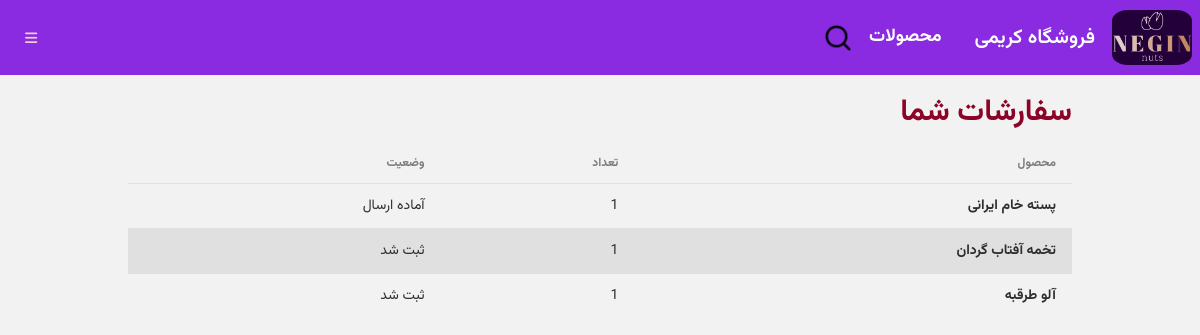
The page /orderList (signed in) on the database its author committed.
### Management/models.py (models this page shows, shortened)
class Order(models.Model):
    username = models.ForeignKey(CustomUser, on_delete=models.CASCADE, verbose_name="سفارش دهنده")
    product = models.ForeignKey(InventoryProduct, on_delete=models.CASCADE, verbose_name="محصول")
    quantity = models.PositiveIntegerField(blank=False, verbose_name="تعداد")
    SUBMITTED = 'ثبت شد'
    READY_TO_SEND = 'آماده ارسال'
    STATUS_CHOICES = [
        (SUBMITTED, 'ثبت شد'),
        (READY_TO_SEND, 'آماده ارسال'),
    ]
    status = models.CharField(max_length=20, choices=STATUS_CHOICES, default=SUBMITTED, verbose_name="وضعیت")

class InventoryProduct(models.Model):
    name = models.ForeignKey(Product, on_delete=models.CASCADE, verbose_name="نام")
    inventory = models.ForeignKey(Inventory, on_delete=models.CASCADE, verbose_name="انبار")
    quantity = models.PositiveIntegerField(blank=False, verbose_name="تعداد")

class Product(models.Model):
    image=models.ImageField(upload_to='image/', verbose_name="عکس")
    name = models.CharField(max_length=200, db_index=True,verbose_name="نام")
    price = models.IntegerField(verbose_name="قیمت")
    quantity = models.PositiveIntegerField(verbose_name="مقدار هر بسته به گرم")
    category = models.ForeignKey(Category,related_name='products', on_delete=models.CASCADE, verbose_name="دسته بندی")
    def __str__(self):
      return self.name

### Management/views.py (the view)
# urls.py: path('orderList', UserOrderListView.as_view(), name='orderList'),
class UserOrderListView(LoginRequiredMixin, ListView):
    model = Order
    template_name= 'userOrderList.html'
    def get_queryset(self):
        return Order.objects.filter(username=self.request.user)

### templates/userOrderList.html
{% extends 'navs.html' %}
{% block content %}
<div class="p-5 space-y-3">
        <div class="grow font-bold text-3xl text-primary">سفارشات شما</div>
    <div class="overflow-x-auto">
        <table class="table table-zebra">
          <thead>
            <tr>
              <th>محصول</th>
              <th>تعداد</th>
              <th>وضعیت</th>
            </tr>
          </thead>
          <tbody>
          {% for p in object_list %}
            <tr>
              <th>{{ p.product.name }}</th>
              <td>{{ p.quantity }}</td>
              <td>{{ p.status }}</td>
            </tr>
          {% endfor %}
          </tbody>
        </table>
      </div>
</div>
{% endblock content %}

### rows shown on the page
Order: product.name "پسته خام ایرانی", quantity "1", status "آماده ارسال"
Order: product.name "تخمه آفتاب گردان", quantity "1", status "ثبت شد"
Order: product.name "آلو طرقبه", quantity "1", status "ثبت شد"
